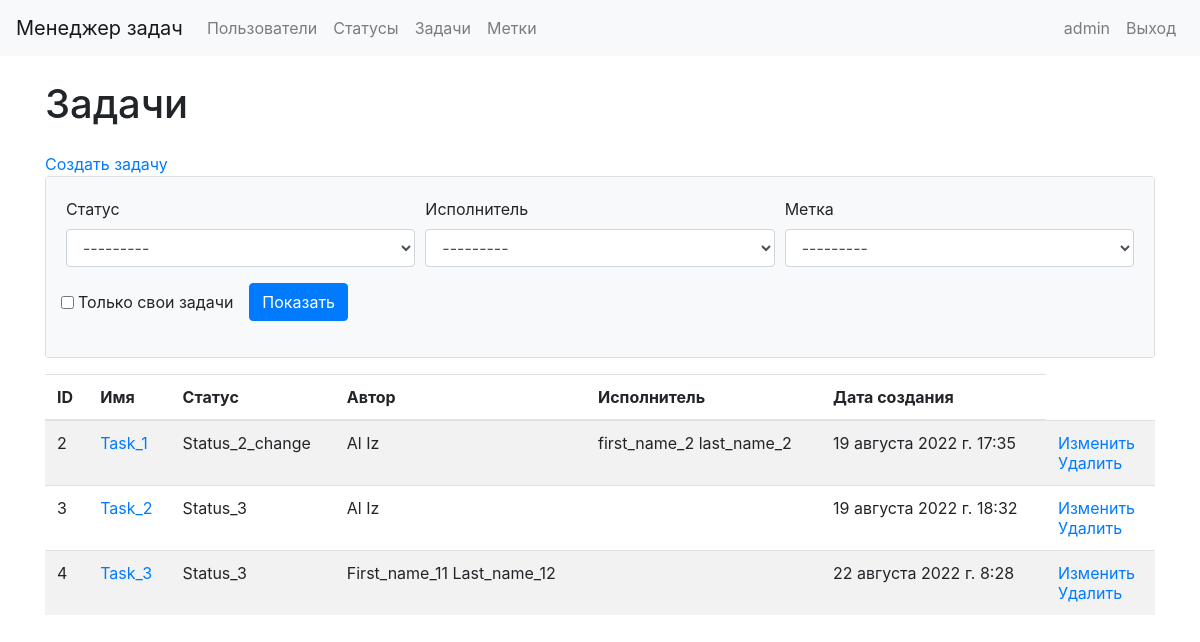
Before: /tasks/ (signed in) with the older database file.
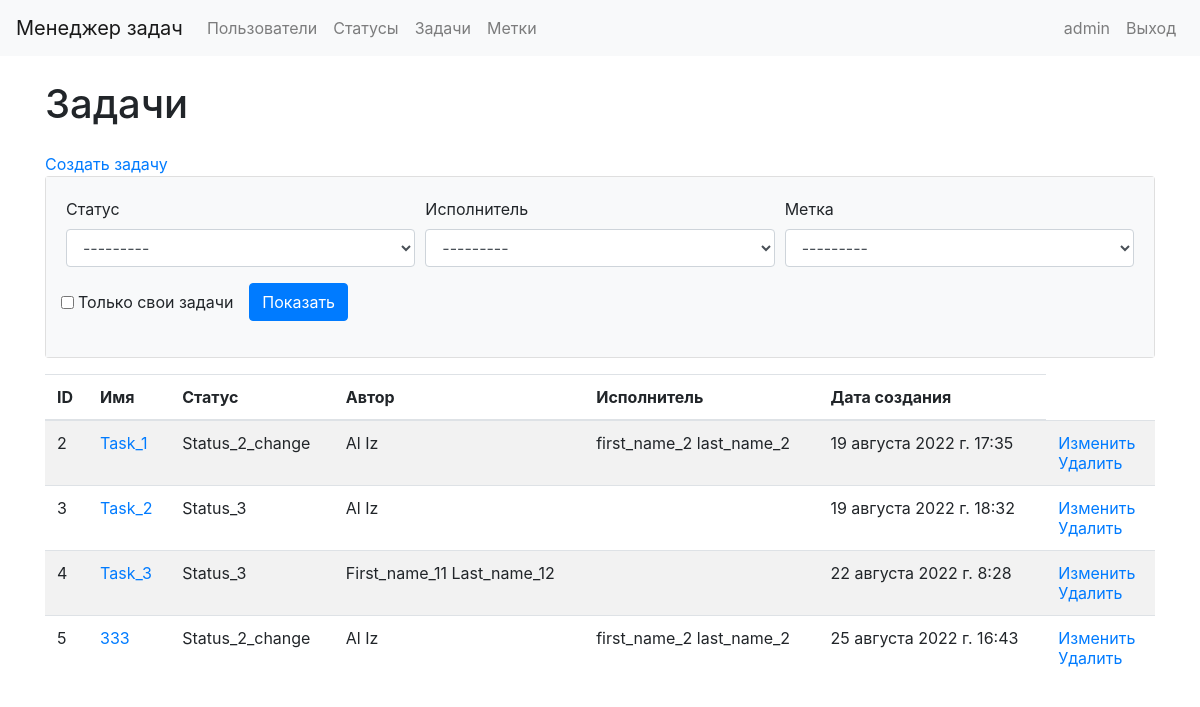
After: the same page with the newer database file.
### task_manager/models.py (models this page shows)
class Task(models.Model):
    author = models.ForeignKey(User, on_delete=models.PROTECT, related_name="author")
    name = models.CharField(max_length=150, unique=True)
    description = models.TextField(max_length=500, blank=True, null=True)
    status = models.ForeignKey(Status, on_delete=models.PROTECT)
    executor = models.ForeignKey(User, on_delete=models.PROTECT, blank=True, null=True, related_name="tasks")
    label = models.ManyToManyField("Label", through="AttachLabelToTask", blank=True)
    time_create = models.DateTimeField(auto_now_add=True)

class Status(models.Model):
    name = models.CharField(max_length=100, unique=True)
    time_create = models.DateTimeField(auto_now_add=True)
    def __str__(self):
        return self.name

### task_manager/views.py (the view)
# urls.py: path('tasks/', views.TaskListWithFilter.as_view(), name='tasks_list'),
class TaskListWithFilter(FilterView):
    template_name = "tasks_list_with_filter.html"
    filterset_class = TaskFilter
    def dispatch(self, request, *args, **kwargs):
        if not request.user.is_authenticated:
            messages.error(request, _("Вы не авторизованы! Пожалуйста, выполните вход."))
            return redirect('user_login')
        return super().dispatch(request, *args, **kwargs)

### task_manager/models.py (called while the page is built)
    def __str__(self):
        return self.name

### task_manager/templates/tasks_list_with_filter.html (shortened to what this page needs)
{% extends "base.html" %}
{% load bootstrap4 %}
{% load i18n %}
{% block content %}
<div class="container wrapper flex-grow-1">
    <h1 class="my-4">{% translate "Задачи" %}</h1>
    <a href="{% url 'tasks_create' %}">{% translate "Создать задачу" %}</a>
    <div class="card mb-3">
        <div class="card-body bg-light">
            <form method="get" class="form-row center">
                <div class="form-group col-md-4">
                    <label for="id_status">{% translate "Статус" %}</label>
                    <select class="form-control" id="id_status", name="status">
                        {% for value, label in filter.form.status.field.choices %}
                            <option value="{{value}}"
                            >{{label}}</option>
                        {% endfor %}
                    </select>
                </div>
                <div class="form-group col-md-4">
                    <label for="id_executor">{% translate "Исполнитель" %}</label>
                    <select class="form-control" id="id_executor", name="executor">
                        {% for value, label in filter.form.executor.field.choices %}
                            <option value="{{value}}"
                            >{{label}}</option>
                        {% endfor %}
                    </select>
                </div>
                <div class="form-group col-md-4">
                    <label for="id_label" class="center">{% translate "Метка" %}</label>
                    <select class="form-control" id="id_label", name="label">
                        {% for value, label in filter.form.label.field.choices %}
                            <option value="{{value}}"
                            >{{label}}</option>
                        {% endfor %}
                    </select>
                </div>
                <div class="form-inline">
                <div class="form-group">
                    <div class="mr-3">
                        <div class="form-check">
                            <input type="checkbox" name="self_tasks" class="form-check-input" id="id_self_tasks"  >
                            <label class="form-check-label" for="id_self_tasks">Только свои задачи</label>
                        </div>
                    </div>
                </div>
                <div class="form-group">
                    <input class="btn btn-primary" type="submit" value="Показать">
                </div>
            </div>
            </form>
        </div>
    </div>
    <table class="table table-striped">
        <thead>
            <tr>
                <th>{% translate "ID" %}</th>
                <th>{% translate "Имя" %}</th>
                <th>{% translate "Статус" %}</th>
                <th>{% translate "Автор" %}</th>
                <th>{% translate "Исполнитель" %}</th>
                <th>{% translate "Дата создания" %}</th>
            </tr>
        </thead>
        <tbody>
            {% for t in filter.qs %}
            <tr>
                <td>{{t.id}}</td>
                <td><a href="{% url 'tasks_detail' pk=t.id %}"> {{t.name}} </a></td>
                <td>{{t.status.name}}</td>
                <td>{{t.author.first_name}} {{t.author.last_name}}</td>
                <td>{{t.executor.first_name}} {{t.executor.last_name}}</td>
                <td>{{t.time_create}}</td>
                <td>
                    <a href="{% url 'tasks_update' pk=t.id %}">{% translate "Изменить" %}</a>
                    <br>
                    <a href="{% url 'tasks_delete' pk=t.id %}">{% translate "Удалить" %}</a>
                </td>
            </tr>
            {% endfor %}
        </tbody>
    </table>
</div>
{% endblock %}

Changed rows visible on the page:
added Task: id "5", name "333", status.name "Status_2_change", author.first_name "Al", author.last_name "Iz", executor.first_name "first_name_2", executor.last_name "last_name_2", time_create "25 августа 2022 г. 16:43"
